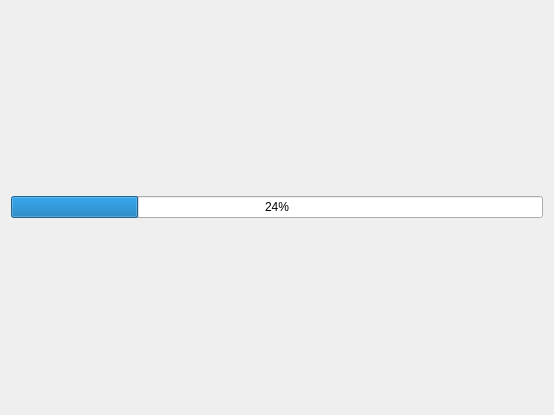
<?xml version="1.0" encoding="UTF-8"?>
<ui version="4.0">
 <class>enemy_plane</class>
 <widget class="QWidget" name="enemy_plane">
  <property name="geometry">
   <rect>
    <x>0</x>
    <y>0</y>
    <width>554</width>
    <height>415</height>
   </rect>
  </property>
  <property name="windowTitle">
   <string>Form</string>
  </property>
  <property name="styleSheet">
   <string notr="true"/>
  </property>
  <layout class="QGridLayout" name="gridLayout">
   <item row="0" column="0">
    <widget class="QProgressBar" name="progressBar">
     <property name="value">
      <number>24</number>
     </property>
    </widget>
   </item>
  </layout>
 </widget>
 <resources/>
 <connections/>
</ui>
